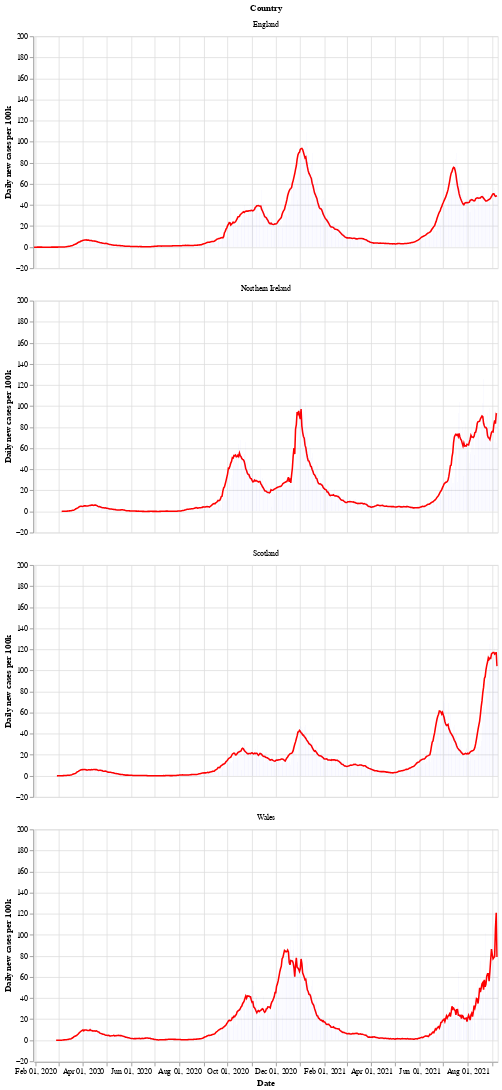

Here is the notebook cell this chart was saved with:
### Markdown cell above
Next is a bar chart of the number of new cases in each country (per 100k population), with the 7 day moving average of cases. Again we see that Wales saw a longer period of raising and falling cases compared to the other countries.

After a period of cases falling, each nation is now seeing a rise in the number of cases - especially in Wales.

### Code cell
# collapse
bars = alt.Chart(uk_cases).mark_bar().encode(
    x=alt.X("yearmonthdate(date):T", axis=alt.Axis(title='Date')),
    y=alt.Y("newCasesRate:Q", axis=alt.Axis(title='Daily new cases per 100k')),
    tooltip='newCasesRate',
    color=alt.condition(
        alt.datum.dailyChange > 0,
        alt.value("orange"),  # The positive color
        alt.value("blue")  # The negative color
    )
).properties(title='New cases per 100k population with rolling 7 day average', width=600).interactive()
line = alt.Chart(uk_cases).mark_line(
    color='red',
    size=2,
).transform_window(
    rolling_mean='mean(newCasesRate)',
    frame=[0, 7],
    groupby=['areaName']
).encode(
    x='yearmonthdate(date):T',
    y='rolling_mean:Q'
)
alt.layer(line, bars, data=uk_cases).facet(alt.Row('areaName', title='Country'), columns=1)

### Figure 1 — Vega-Lite specification as saved in the notebook (floating-point values rounded to 4 significant figures; data arrays with more than 128 entries replaced by an {"elided": "..."} marker saying what was removed)
{"config": {"view": {"continuousWidth": 400, "continuousHeight": 300}}, "data": {"name": "data-366c9f6f270da9891d83f4bcfa83d018"}, "facet": {"type": "nominal", "field": "areaName", "title": "Country"}, "spec": {"layer": [{"mark": {"type": "line", "color": "red", "size": 2}, "encoding": {"x": {"type": "temporal", "field": "date", "timeUnit": "yearmonthdate"}, "y": {"type": "quantitative", "field": "rolling_mean"}}, "transform": [{"window": [{"op": "mean", "field": "newCasesRate", "as": "rolling_mean"}], "frame": [0, 7], "groupby": ["areaName"]}]}, {"mark": "bar", "encoding": {"color": {"condition": {"value": "orange", "test": "(datum.dailyChange > 0)"}, "value": "blue"}, "tooltip": {"type": "quantitative", "field": "newCasesRate"}, "x": {"type": "temporal", "axis": {"title": "Date"}, "field": "date", "timeUnit": "yearmonthdate"}, "y": {"type": "quantitative", "axis": {"title": "Daily new cases per 100k"}, "field": "newCasesRate"}}, "selection": {"selector002": {"type": "interval", "bind": "scales", "encodings": ["x", "y"]}}, "title": "New cases per 100k population with rolling 7 day average", "width": 600}]}, "columns": 1, "$schema": "https://vega.github.io/schema/vega-lite/v4.8.1.json", "datasets": {"data-366c9f6f270da9891d83f4bcfa83d018": {"elided": "2256 records"}}}
